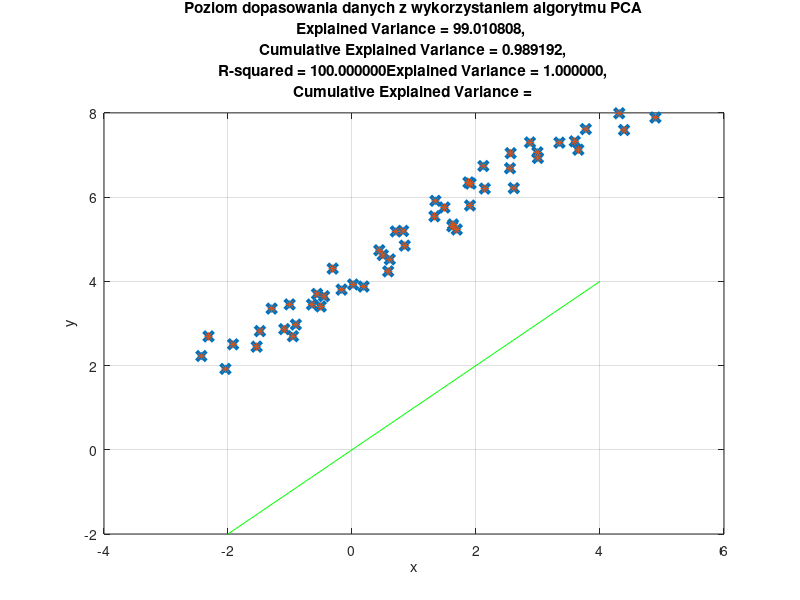

Recreate this plot in MATLAB.
clear all
close all
clc

%step 1
num_elements = 50;
data1 = linspace(-2,4,num_elements);
data1 = data1';
data1 = data1 + (randn(size(data1))*0.3);
data2 = linspace(-2,4,num_elements);
data2 = data2';
data2 = data2 + (rand(size(data2)).*0.5);
data2 = data2 + 3.79;
data_orig = [data1 data2];

[coeff, score, latent, tsquared, explained, mu] = pca(data_orig, 'NumComponents', 2);
% mu -> średnie odchylenie
Xcentered = score * coeff' + mu;


explained_variance = explained;  % im bliżej do 100% tym lepsze dopasowanie
cumulative_variance = cumsum(explained);  % im bliżej do 100% tym lepsze dopasowanie
r_squared = 1 - sum((data_orig - Xcentered).^2) / sum((data_orig - mean(data_orig)).^2);  % im bliżej do 1 tym lepsze dopasowanie

% Wykres
figure(1)
plot(data_orig(:,1), data_orig(:,2),'x','MarkerSize',7,'LineWidth',3);grid;hold on
plot(Xcentered(:,1), Xcentered(:,2), '*');
xlabel('x'); ylabel('y'); title('Dane początkowe')

% Dodanie tytułu z informacjami o dopasowaniu
main_title = 'Poziom dopasowania danych z wykorzystaniem algorytmu PCA';
subtitle = sprintf('Explained Variance = %f, \n Cumulative Explained Variance = %f, \n R-squared = %f', explained_variance, cumulative_variance(end), r_squared);

title({main_title, subtitle});

a = linspace(-2,4,num_elements);
plot(a,a,'g')










